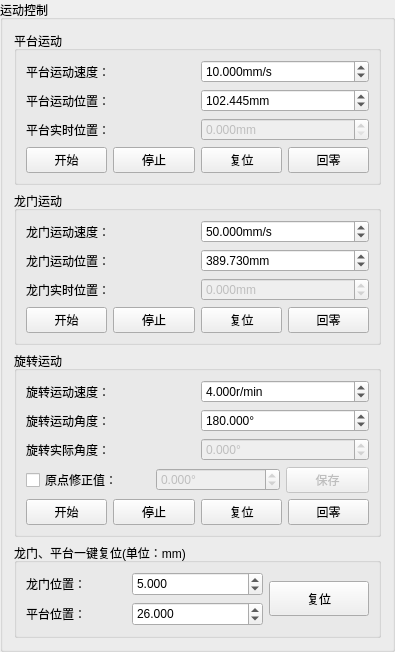
             <widget class="QGroupBox" name="groupBox_2">
              <property name="minimumSize">
               <size>
                <width>395</width>
                <height>0</height>
               </size>
              </property>
              <property name="maximumSize">
               <size>
                <width>370</width>
                <height>16777215</height>
               </size>
              </property>
              <property name="title">
               <string>运动控制</string>
              </property>
              <layout class="QGridLayout" name="gridLayout_8">
               <item row="1" column="0">
                <widget class="QGroupBox" name="groupBox_3">
                 <property name="title">
                  <string>龙门运动</string>
                 </property>
                 <layout class="QGridLayout" name="gridLayout_2">
                  <item row="1" column="0">
                   <layout class="QHBoxLayout" name="horizontalLayout_2">
                    <item>
                     <widget class="QLabel" name="label_4">
                      <property name="text">
                       <string>龙门运动位置：</string>
                      </property>
                     </widget>
                    </item>
                    <item>
                     <widget class="QDoubleSpinBox" name="gantryLocation">
                      <property name="maximumSize">
                       <size>
                        <width>16777215</width>
                        <height>35</height>
                       </size>
                      </property>
                      <property name="suffix">
                       <string>mm</string>
                      </property>
                      <property name="decimals">
                       <number>3</number>
                      </property>
                      <property name="minimum">
                       <double>-480.000000000000000</double>
                      </property>
                      <property name="maximum">
                       <double>480.000000000000000</double>
                      </property>
                      <property name="value">
                       <double>389.730000000000018</double>
                      </property>
                     </widget>
                    </item>
                   </layout>
                  </item>
                  <item row="2" column="0">
                   <layout class="QHBoxLayout" name="horizontalLayout_11">
                    <item>
                     <widget class="QLabel" name="label_9">
                      <property name="text">
                       <string>龙门实时位置：</string>
                      </property>
                     </widget>
                    </item>
                    <item>
                     <widget class="QDoubleSpinBox" name="gantryRealTimeLocation">
                      <property name="enabled">
                       <bool>false</bool>
                      </property>
                      <property name="maximumSize">
                       <size>
                        <width>16777215</width>
                        <height>35</height>
                       </size>
                      </property>
                      <property name="suffix">
                       <string>mm</string>
                      </property>
                      <property name="decimals">
                       <number>3</number>
                      </property>
                      <property name="minimum">
                       <double>-9999.000000000000000</double>
                      </property>
                      <property name="maximum">
                       <double>500.990000000000009</double>
                      </property>
                     </widget>
                    </item>
                   </layout>
                  </item>
                  <item row="0" column="0">
                   <layout class="QHBoxLayout" name="horizontalLayout">
                    <item>
                     <widget class="QLabel" name="label_3">
                      <property name="text">
                       <string>龙门运动速度：</string>
                      </property>
                     </widget>
                    </item>
                    <item>
                     <widget class="QDoubleSpinBox" name="gantrySpeed">
                      <property name="maximumSize">
                       <size>
                        <width>16777215</width>
                        <height>35</height>
                       </size>
                      </property>
                      <property name="suffix">
                       <string>mm/s</string>
                      </property>
                      <property name="decimals">
                       <number>3</number>
                      </property>
                      <property name="minimum">
                       <double>1.000000000000000</double>
                      </property>
                      <property name="maximum">
                       <double>90.000000000000000</double>
                      </property>
                      <property name="value">
                       <double>50.000000000000000</double>
                      </property>
                     </widget>
                    </item>
                   </layout>
                  </item>
                  <item row="3" column="0">
                   <layout class="QHBoxLayout" name="horizontalLayout_3">
                    <item>
                     <widget class="QPushButton" name="gantryStart">
                      <property name="text">
                       <string>开始</string>
                      </property>
                      <property name="icon">
                       <iconset resource="images.qrc">
                        <normaloff>:/img/images/start.png</normaloff>:/img/images/start.png</iconset>
                      </property>
                     </widget>
                    </item>
                    <item>
                     <widget class="QPushButton" name="gantryStop">
                      <property name="text">
                       <string>停止</string>
                      </property>
                      <property name="icon">
                       <iconset resource="images.qrc">
                        <normaloff>:/img/images/stop.png</normaloff>:/img/images/stop.png</iconset>
                      </property>
                     </widget>
                    </item>
                    <item>
                     <widget class="QPushButton" name="gantryReset">
                      <property name="text">
                       <string>复位</string>
                      </property>
                      <property name="icon">
                       <iconset resource="images.qrc">
                        <normaloff>:/img/images/复位.png</normaloff>:/img/images/复位.png</iconset>
                      </property>
                     </widget>
                    </item>
                    <item>
                     <widget class="QPushButton" name="gantryBackToZero">
                      <property name="text">
                       <string>回零</string>
                      </property>
                      <property name="icon">
                       <iconset resource="images.qrc">
                        <normaloff>:/img/images/0.png</normaloff>:/img/images/0.png</iconset>
                      </property>
                     </widget>
                    </item>
                   </layout>
                  </item>
                 </layout>
                </widget>
               </item>
               <item row="6" column="0">
                <widget class="QGroupBox" name="groupBox_9">
                 <property name="minimumSize">
                  <size>
                   <width>0</width>
                   <height>95</height>
                  </size>
                 </property>
                 <property name="maximumSize">
                  <size>
                   <width>16777215</width>
                   <height>95</height>
                  </size>
                 </property>
                 <property name="title">
                  <string>龙门、平台一键复位(单位：mm)</string>
                 </property>
                 <layout class="QGridLayout" name="gridLayout_13">
                  <item row="0" column="0">
                   <layout class="QHBoxLayout" name="horizontalLayout_42">
                    <item>
                     <widget class="QLabel" name="label_34">
                      <property name="maximumSize">
                       <size>
                        <width>100</width>
                        <height>16777215</height>
                       </size>
                      </property>
                      <property name="text">
                       <string>龙门位置：</string>
                      </property>
                     </widget>
                    </item>
                    <item>
                     <widget class="QDoubleSpinBox" name="gantrySafeLocation">
                      <property name="maximumSize">
                       <size>
                        <width>150</width>
                        <height>35</height>
                       </size>
                      </property>
                      <property name="suffix">
                       <string/>
                      </property>
                      <property name="decimals">
                       <number>3</number>
                      </property>
                      <property name="minimum">
                       <double>-500.000000000000000</double>
                      </property>
                      <property name="maximum">
                       <double>500.000000000000000</double>
                      </property>
                      <property name="value">
                       <double>5.000000000000000</double>
                      </property>
                     </widget>
                    </item>
                   </layout>
                  </item>
                  <item row="0" column="1" rowspan="2">
                   <widget class="QPushButton" name="Reset">
                    <property name="minimumSize">
                     <size>
                      <width>100</width>
                      <height>35</height>
                     </size>
                    </property>
                    <property name="maximumSize">
                     <size>
                      <width>100</width>
                      <height>35</height>
                     </size>
                    </property>
                    <property name="text">
                     <string>复位</string>
                    </property>
                    <property name="icon">
                     <iconset resource="images.qrc">
                      <normaloff>:/img/images/复位.png</normaloff>:/img/images/复位.png</iconset>
                    </property>
                   </widget>
                  </item>
                  <item row="1" column="0">
                   <layout class="QHBoxLayout" name="horizontalLayout_43">
                    <item>
                     <widget class="QLabel" name="label_35">
                      <property name="maximumSize">
                       <size>
                        <width>100</width>
                        <height>16777215</height>
                       </size>
                      </property>
                      <property name="text">
                       <string>平台位置：</string>
                      </property>
                     </widget>
                    </item>
                    <item>
                     <widget class="QDoubleSpinBox" name="platformSafeLocation">
                      <property name="minimumSize">
                       <size>
                        <width>0</width>
                        <height>0</height>
                       </size>
                      </property>
                      <property name="maximumSize">
                       <size>
                        <width>150</width>
                        <height>35</height>
                       </size>
                      </property>
                      <property name="suffix">
                       <string/>
                      </property>
                      <property name="decimals">
                       <number>3</number>
                      </property>
                      <property name="minimum">
                       <double>0.000000000000000</double>
                      </property>
                      <property name="value">
                       <double>26.000000000000000</double>
                      </property>
                     </widget>
                    </item>
                   </layout>
                  </item>
                 </layout>
                </widget>
               </item>
               <item row="2" column="0">
                <widget class="QGroupBox" name="groupBox_5">
                 <property name="title">
                  <string>旋转运动</string>
                 </property>
                 <layout class="QGridLayout" name="gridLayout_4">
                  <item row="0" column="0">
                   <layout class="QHBoxLayout" name="horizontalLayout_10">
                    <item>
                     <widget class="QLabel" name="label_8">
                      <property name="text">
                       <string>旋转运动速度：</string>
                      </property>
                     </widget>
                    </item>
                    <item>
                     <widget class="QDoubleSpinBox" name="cyclingSpeed">
                      <property name="maximumSize">
                       <size>
                        <width>16777215</width>
                        <height>35</height>
                       </size>
                      </property>
                      <property name="suffix">
                       <string>r/min</string>
                      </property>
                      <property name="decimals">
                       <number>3</number>
                      </property>
                      <property name="minimum">
                       <double>1.000000000000000</double>
                      </property>
                      <property name="maximum">
                       <double>20.000000000000000</double>
                      </property>
                      <property name="value">
                       <double>4.000000000000000</double>
                      </property>
                     </widget>
                    </item>
                   </layout>
                  </item>
                  <item row="1" column="0">
                   <layout class="QHBoxLayout" name="horizontalLayout_28">
                    <item>
                     <widget class="QLabel" name="label_26">
                      <property name="minimumSize">
                       <size>
                        <width>155</width>
                        <height>0</height>
                       </size>
                      </property>
                      <property name="maximumSize">
                       <size>
                        <width>16777215</width>
                        <height>16777215</height>
                       </size>
                      </property>
                      <property name="text">
                       <string>旋转运动角度：</string>
                      </property>
                     </widget>
                    </item>
                    <item>
                     <widget class="QDoubleSpinBox" name="cyclingAngle">
                      <property name="minimumSize">
                       <size>
                        <width>0</width>
                        <height>0</height>
                       </size>
                      </property>
                      <property name="maximumSize">
                       <size>
                        <width>16777215</width>
                        <height>35</height>
                       </size>
                      </property>
                      <property name="suffix">
                       <string>°</string>
                      </property>
                      <property name="decimals">
                       <number>3</number>
                      </property>
                      <property name="minimum">
                       <double>-360.000000000000000</double>
                      </property>
                      <property name="maximum">
                       <double>360.000000000000000</double>
                      </property>
                      <property name="value">
                       <double>180.000000000000000</double>
                      </property>
                     </widget>
                    </item>
                   </layout>
                  </item>
                  <item row="2" column="0">
                   <layout class="QHBoxLayout" name="horizontalLayout_47">
                    <item>
                     <widget class="QLabel" name="label_33">
                      <property name="minimumSize">
                       <size>
                        <width>155</width>
                        <height>0</height>
                       </size>
                      </property>
                      <property name="maximumSize">
                       <size>
                        <width>16777215</width>
                        <height>16777215</height>
                       </size>
                      </property>
                      <property name="text">
                       <string>旋转实际角度：</string>
                      </property>
                     </widget>
                    </item>
                    <item>
                     <widget class="QDoubleSpinBox" name="cyclingRealTimeAngle">
                      <property name="enabled">
                       <bool>false</bool>
                      </property>
                      <property name="minimumSize">
                       <size>
                        <width>0</width>
                        <height>0</height>
                       </size>
                      </property>
                      <property name="maximumSize">
                       <size>
                        <width>16777215</width>
                        <height>35</height>
                       </size>
                      </property>
                      <property name="suffix">
                       <string>°</string>
                      </property>
                      <property name="decimals">
                       <number>3</number>
                      </property>
                      <property name="minimum">
                       <double>-99999.000000000000000</double>
                      </property>
                      <property name="maximum">
                       <double>99999.000000000000000</double>
                      </property>
                     </widget>
                    </item>
                   </layout>
                  </item>
                  <item row="3" column="0">
                   <layout class="QHBoxLayout" name="horizontalLayout_48">
                    <item>
                     <widget class="QCheckBox" name="zeroCorrectionValueBox">
                      <property name="text">
                       <string>原点修正值：</string>
                      </property>
                     </widget>
                    </item>
                    <item>
                     <widget class="QDoubleSpinBox" name="zeroCorrectionValue">
                      <property name="enabled">
                       <bool>false</bool>
                      </property>
                      <property name="suffix">
                       <string>°</string>
                      </property>
                      <property name="decimals">
                       <number>3</number>
                      </property>
                      <property name="minimum">
                       <double>-360.000000000000000</double>
                      </property>
                      <property name="maximum">
                       <double>360.000000000000000</double>
                      </property>
                     </widget>
                    </item>
                    <item>
                     <widget class="QPushButton" name="saveZeroCorrectionValue">
                      <property name="enabled">
                       <bool>false</bool>
                      </property>
                      <property name="minimumSize">
                       <size>
                        <width>83</width>
                        <height>0</height>
                       </size>
                      </property>
                      <property name="maximumSize">
                       <size>
                        <width>83</width>
                        <height>16777215</height>
                       </size>
                      </property>
                      <property name="text">
                       <string>保存</string>
                      </property>
                     </widget>
                    </item>
                   </layout>
                  </item>
                  <item row="4" column="0">
                   <layout class="QHBoxLayout" name="horizontalLayout_12">
                    <item>
                     <widget class="QPushButton" name="cyclingStart">
                      <property name="text">
                       <string>开始</string>
                      </property>
                      <property name="icon">
                       <iconset resource="images.qrc">
                        <normaloff>:/img/images/start.png</normaloff>:/img/images/start.png</iconset>
                      </property>
                     </widget>
                    </item>
                    <item>
                     <widget class="QPushButton" name="cyclingStop">
                      <property name="text">
                       <string>停止</string>
                      </property>
                      <property name="icon">
                       <iconset resource="images.qrc">
                        <normaloff>:/img/images/stop.png</normaloff>:/img/images/stop.png</iconset>
                      </property>
                     </widget>
                    </item>
                    <item>
                     <widget class="QPushButton" name="cyclingReset">
                      <property name="text">
                       <string>复位</string>
                      </property>
                      <property name="icon">
                       <iconset resource="images.qrc">
                        <normaloff>:/img/images/复位.png</normaloff>:/img/images/复位.png</iconset>
                      </property>
                     </widget>
                    </item>
                    <item>
                     <widget class="QPushButton" name="cyclingBackToZero">
                      <property name="text">
                       <string>回零</string>
                      </property>
                      <property name="icon">
                       <iconset resource="images.qrc">
                        <normaloff>:/img/images/0.png</normaloff>:/img/images/0.png</iconset>
                      </property>
                     </widget>
                    </item>
                   </layout>
                  </item>
                 </layout>
                </widget>
               </item>
               <item row="0" column="0">
                <widget class="QGroupBox" name="groupBox_4">
                 <property name="title">
                  <string>平台运动</string>
                 </property>
                 <layout class="QGridLayout" name="gridLayout_3">
                  <item row="0" column="0">
                   <layout class="QHBoxLayout" name="horizontalLayout_5">
                    <item>
                     <widget class="QLabel" name="label_6">
                      <property name="text">
                       <string>平台运动速度：</string>
                      </property>
                     </widget>
                    </item>
                    <item>
                     <widget class="QDoubleSpinBox" name="platformSpeed">
                      <property name="maximumSize">
                       <size>
                        <width>16777215</width>
                        <height>35</height>
                       </size>
                      </property>
                      <property name="suffix">
                       <string>mm/s</string>
                      </property>
                      <property name="decimals">
                       <number>3</number>
                      </property>
                      <property name="minimum">
                       <double>1.000000000000000</double>
                      </property>
                      <property name="maximum">
                       <double>20.000000000000000</double>
                      </property>
                      <property name="value">
                       <double>10.000000000000000</double>
                      </property>
                     </widget>
                    </item>
                   </layout>
                  </item>
                  <item row="1" column="0">
                   <layout class="QHBoxLayout" name="horizontalLayout_6">
                    <item>
                     <widget class="QLabel" name="label_7">
                      <property name="text">
                       <string>平台运动位置：</string>
                      </property>
                     </widget>
                    </item>
                    <item>
                     <widget class="QDoubleSpinBox" name="platformLocation">
                      <property name="maximumSize">
                       <size>
                        <width>16777215</width>
                        <height>35</height>
                       </size>
                      </property>
                      <property name="suffix">
                       <string>mm</string>
                      </property>
                      <property name="decimals">
                       <number>3</number>
                      </property>
                      <property name="minimum">
                       <double>5.000000000000000</double>
                      </property>
                      <property name="maximum">
                       <double>105.000000000000000</double>
                      </property>
                      <property name="value">
                       <double>102.444999999999993</double>
                      </property>
                     </widget>
                    </item>
                   </layout>
                  </item>
                  <item row="2" column="0">
                   <layout class="QHBoxLayout" name="horizontalLayout_41">
                    <item>
                     <widget class="QLabel" name="label_32">
                      <property name="text">
                       <string>平台实时位置：</string>
                      </property>
                     </widget>
                    </item>
                    <item>
                     <widget class="QDoubleSpinBox" name="platformRealTimeLocation">
                      <property name="enabled">
                       <bool>false</bool>
                      </property>
                      <property name="maximumSize">
                       <size>
                        <width>16777215</width>
                        <height>35</height>
                       </size>
                      </property>
                      <property name="suffix">
                       <string>mm</string>
                      </property>
                      <property name="decimals">
                       <number>3</number>
                      </property>
                      <property name="maximum">
                       <double>150.000000000000000</double>
                      </property>
                     </widget>
                    </item>
                   </layout>
                  </item>
                  <item row="3" column="0">
                   <layout class="QHBoxLayout" name="horizontalLayout_8">
                    <item>
                     <widget class="QPushButton" name="platformStart">
                      <property name="text">
                       <string>开始</string>
                      </property>
                      <property name="icon">
                       <iconset resource="images.qrc">
                        <normaloff>:/img/images/start.png</normaloff>:/img/images/start.png</iconset>
                      </property>
                     </widget>
                    </item>
                    <item>
                     <widget class="QPushButton" name="platformStop">
                      <property name="text">
                       <string>停止</string>
                      </property>
                      <property name="icon">
                       <iconset resource="images.qrc">
                        <normaloff>:/img/images/stop.png</normaloff>:/img/images/stop.png</iconset>
                      </property>
                     </widget>
                    </item>
                    <item>
                     <widget class="QPushButton" name="platformReset">
                      <property name="text">
                       <string>复位</string>
                      </property>
                      <property name="icon">
                       <iconset resource="images.qrc">
                        <normaloff>:/img/images/复位.png</normaloff>:/img/images/复位.png</iconset>
                      </property>
                     </widget>
                    </item>
                    <item>
                     <widget class="QPushButton" name="platformBackToZero">
                      <property name="text">
                       <string>回零</string>
                      </property>
                      <property name="icon">
                       <iconset resource="images.qrc">
                        <normaloff>:/img/images/0.png</normaloff>:/img/images/0.png</iconset>
                      </property>
                     </widget>
                    </item>
                   </layout>
                  </item>
                 </layout>
                </widget>
               </item>
              </layout>
             </widget>
